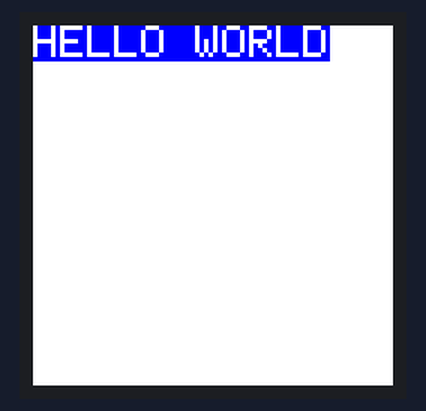
A sketch run on a simulated Arduino Uno, built with avr-gcc and run on an emulated ATmega328P. Parts: 240×240 colour display. What the sketch prints to the serial monitor is not drawn.

Above: at 0.1 s.

The sketch:

ST7789_HelloWorld.ino
```cpp
// ST7789 library example
// (c) 2019 Pawel A. Hernik

/*
 ST7789 240x240 IPS (without CS pin) connections (only 6 wires required):

 #01 GND -> GND
 #02 VCC -> VCC (3.3V only!)
 #03 SCL -> D13/SCK
 #04 SDA -> D11/MOSI
 #05 RES -> D8 or any digital
 #06 DC  -> D7 or any digital
 #07 BLK -> NC
*/

//#define TFT_CS    6
#define TFT_DC    7
#define TFT_RST   8
#define SCR_WD   240
#define SCR_HT   240   // 320 - to allow access to full 240x320 frame buffer
#include <SPI.h>
#include <Adafruit_GFX.h>
#include <Arduino_ST7789_Fast.h>
Arduino_ST7789 lcd = Arduino_ST7789(TFT_DC, TFT_RST);
//Arduino_ST7789 lcd = Arduino_ST7789(TFT_DC, TFT_RST, TFT_CS);

void setup(void) {
  Serial.begin(9600);
  Serial.println("Inicio");
  lcd.init(SCR_WD, SCR_HT);
  lcd.fillScreen(WHITE);
  lcd.setCursor(0, 0);
  lcd.setTextColor(WHITE,BLUE);
  lcd.setTextSize(3);
  lcd.println("HELLO WORLD");
  Serial.println("HELLO WORLD");
 }

void loop(){
}
```
